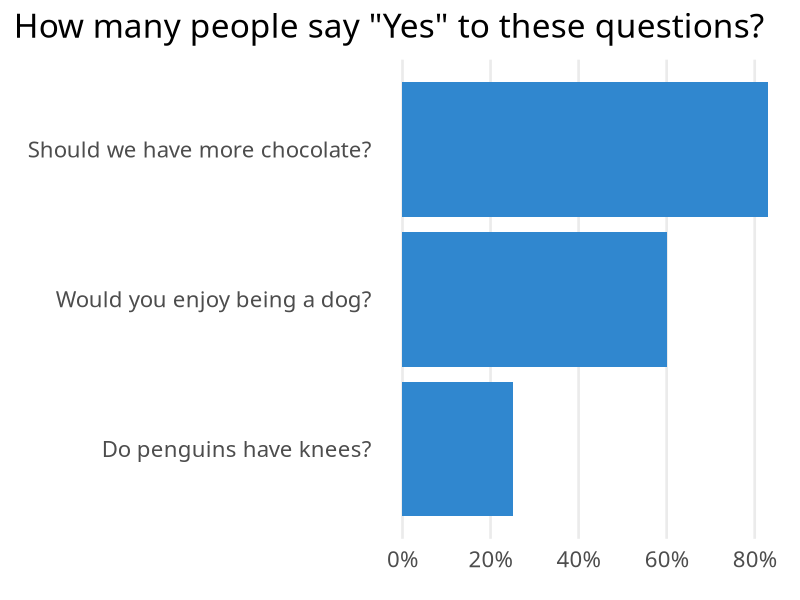
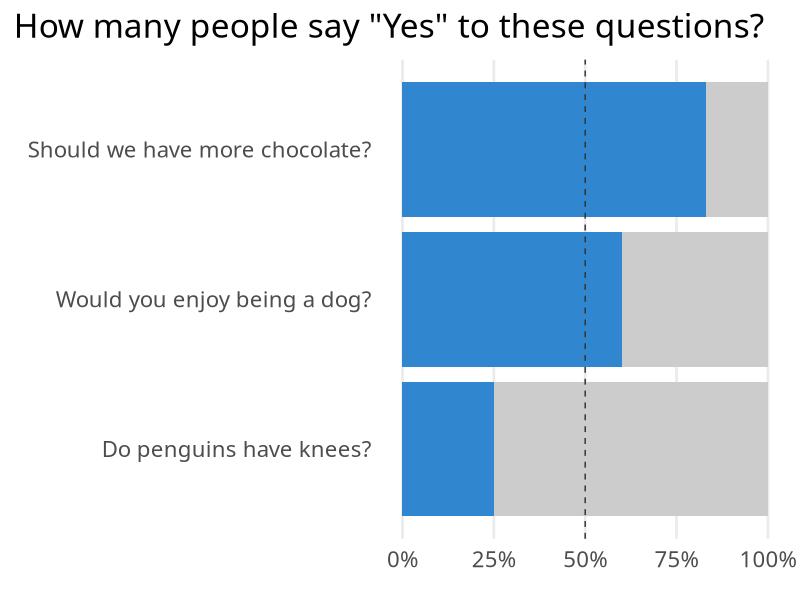

R code for these plots, in order:
## ---- chunk 1
library(tidyverse)
questions <- tribble(
  ~question, ~yes_rate,
  'Should we have more chocolate?', 0.83,
  'Do penguins have knees?', 0.25,
  'Would you enjoy being a dog?', 0.6
)
## ---- chunk 2
questions |> 
  mutate(question = fct_reorder(question, yes_rate)) |> 
  ggplot(aes(y = question, x = yes_rate)) +
  geom_col(fill = '#3087CF') +
  labs(
    x = element_blank(), 
    y = element_blank(),
    title = 'How many people say "Yes" to these questions?'
  ) +
  theme_minimal(base_size = 20, base_family = 'Source Sans Pro') +
  theme(
    plot.title.position = 'plot',
    panel.grid.minor = element_blank(),
    panel.grid.major.y = element_blank()
  )  +
  scale_x_continuous(labels = scales::label_percent())
## ---- chunk 3
complementary_rates <- questions |> 
  mutate(
    no_rate = 1 - yes_rate,
    question = fct_reorder(question, yes_rate)
  ) |> 
  pivot_longer(
    cols = -question,
    names_to = 'answer',
    names_pattern = '(.+)_rate',
    values_to = 'percentage'
  )
## ---- chunk 4
complementary_rates |> 
  ggplot(aes(y = question, x = percentage, fill = answer)) +
  geom_col() + 
  geom_vline(xintercept = 0.5, color = 'grey20', linetype = 2) +
  labs(
    x = element_blank(), 
    y = element_blank(),
    title = 'How many people say "Yes" to these questions?'
  ) +
  theme_minimal(base_size = 20, base_family = 'Source Sans Pro') +
  theme(
    plot.title.position = 'plot',
    panel.grid.minor = element_blank(),
    panel.grid.major.y = element_blank(),
    legend.position = 'none'
  )  +
  scale_x_continuous(labels = scales::label_percent()) +
  scale_fill_manual(
    values = c('yes' = '#3087CF'),
    na.value = 'grey80'
  )
